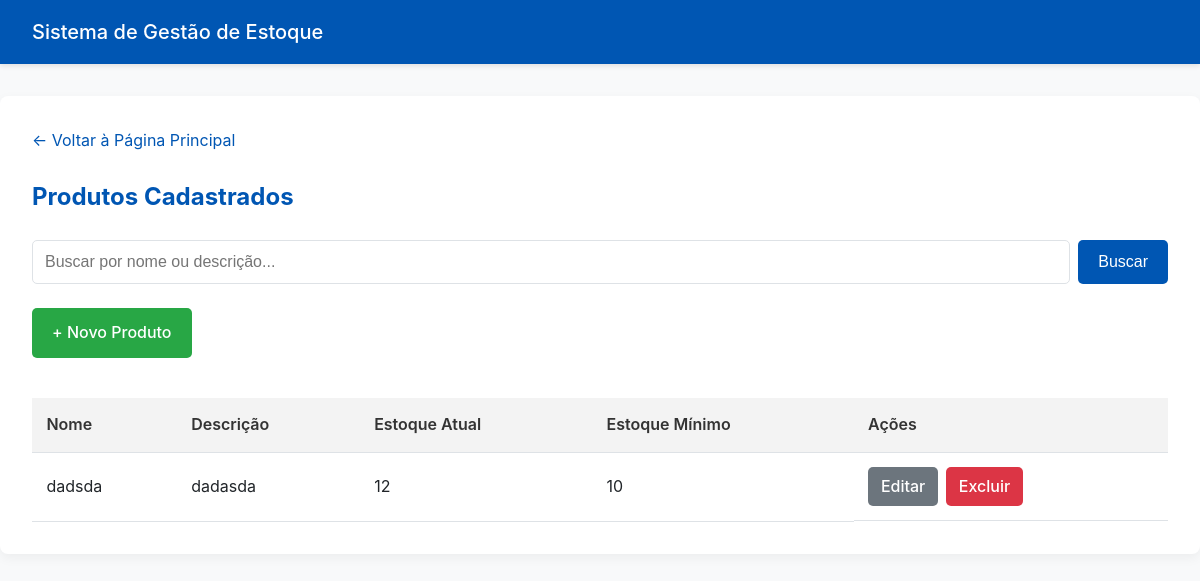
/produtos/ (signed in), run on an earlier commit of the app's database.
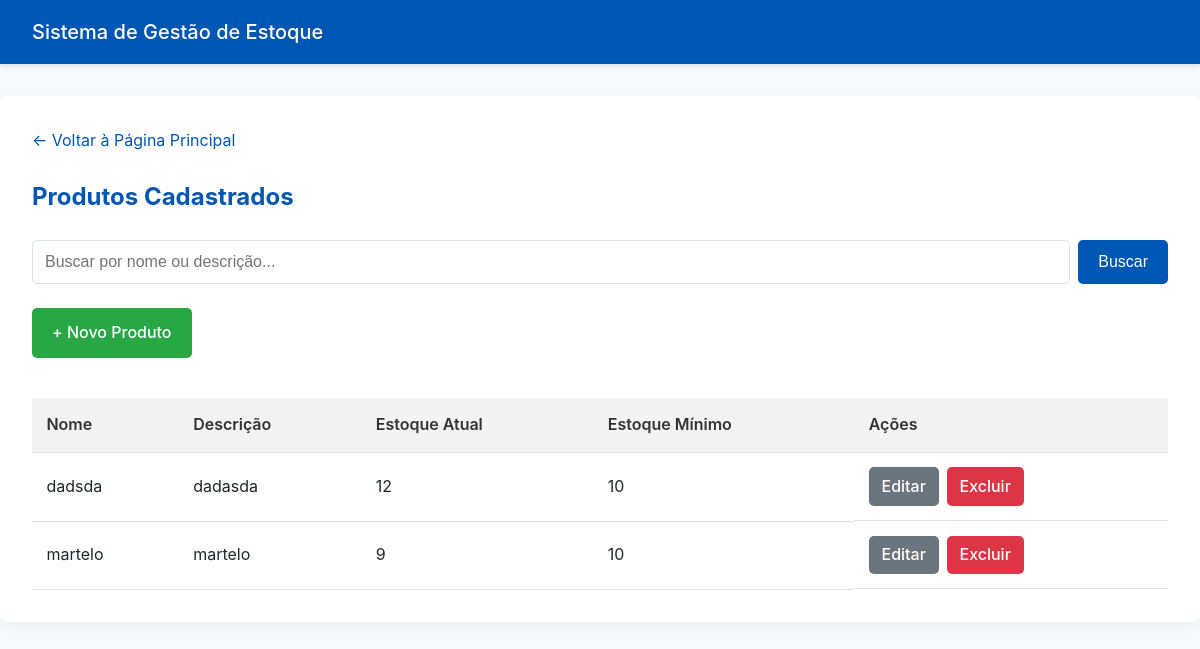
And on a later commit of the database.
### produtos/models.py (models this page shows, shortened)
class Produto(models.Model):
    nome = models.CharField(max_length=100, unique=True)
    descricao = models.TextField(blank=True, null=True, help_text="Detalhes, variações, material, etc.")
    quantidade_estoque = models.PositiveIntegerField(default=0)
    estoque_minimo = models.PositiveIntegerField(default=10)
    especificacoes = models.TextField(blank=True, null=True, help_text="Ex: Ponta imantada, cabo isolante, material da cabeça...")

### produtos/views.py (the view)
# urls.py: path('', views.lista_produtos, name='lista_produtos'),
@login_required
def lista_produtos(request):
    query = request.GET.get('busca', '') # Pega o parâmetro 'busca' da URL
    if query:
        produtos_list = Produto.objects.filter(
            Q(nome__icontains=query) | Q(descricao__icontains=query)
        )
    else:
        produtos_list = Produto.objects.all()
    context = {
        'produtos': produtos_list,
        'query': query
    }
    return render(request, 'produtos/lista_produtos.html', context)

### templates/produtos/lista_produtos.html (shortened to what this page needs)
{% extends 'base.html' %}
{% block content %}
<div class="container">
    <nav>
        <a href="{% url 'principal' %}">← Voltar à Página Principal</a>
    </nav>
    <h2>Produtos Cadastrados</h2>
    <form method="get" class="search-form">
        <input type="text" name="busca" placeholder="Buscar por nome ou descrição..." value="{{ query }}">
        <button type="submit" class="btn btn-primary">Buscar</button>
    </form>
    <a href="{% url 'criar_produto' %}" class="btn btn-success" style="margin-bottom: 1rem;">+ Novo Produto</a>
    <table>
        <thead>
            <tr>
                <th>Nome</th>
                <th>Descrição</th>
                <th>Estoque Atual</th>
                <th>Estoque Mínimo</th>
                <th>Ações</th>
            </tr>
        </thead>
        <tbody>
            {% for produto in produtos %}
            <tr>
                <td>{{ produto.nome }}</td>
                <td>{{ produto.descricao|truncatechars:30 }}</td>
                <td>{{ produto.quantidade_estoque }}</td>
                <td>{{ produto.estoque_minimo }}</td>
                <td style="display: flex; gap: 0.5rem;">
                    <a href="{% url 'editar_produto' produto.pk %}" class="btn btn-secondary" style="padding: 0.4rem 0.8rem;">Editar</a>
                    <a href="{% url 'excluir_produto' produto.pk %}" class="btn btn-danger" style="padding: 0.4rem 0.8rem;">Excluir</a>
                </td>
            </tr>
            {% empty %}
            <tr>
                <td colspan="5">Nenhum produto cadastrado.</td>
            </tr>
            {% endfor %}
        </tbody>
    </table>
</div>
{% endblock %}

What changed in the data, as far as the page shows it:
added Produto: nome "martelo", descricao "martelo", quantidade_estoque "9", estoque_minimo "10"
